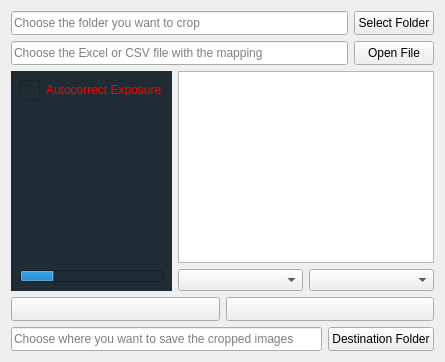
        <widget class="QWidget" name="mappingTab">
         <attribute name="icon">
          <iconset resource="../resources2.qrc">
           <normaloff>:/resources/icons/excel.svg</normaloff>:/resources/icons/excel.svg</iconset>
         </attribute>
         <attribute name="title">
          <string>Mapping Crop</string>
         </attribute>
         <layout class="QVBoxLayout" name="verticalLayout_17" stretch="2,15,1,1">
          <item>
           <layout class="QHBoxLayout" name="horizontalLayout_17">
            <item>
             <layout class="QHBoxLayout" name="horizontalLayout_22"/>
            </item>
            <item>
             <layout class="QGridLayout" name="gridLayout">
              <item row="1" column="0">
               <widget class="QLineEdit" name="tableLineEdit">
                <property name="minimumSize">
                 <size>
                  <width>0</width>
                  <height>24</height>
                 </size>
                </property>
                <property name="maximumSize">
                 <size>
                  <width>16777215</width>
                  <height>24</height>
                 </size>
                </property>
                <property name="inputMethodHints">
                 <set>Qt::ImhUrlCharactersOnly</set>
                </property>
                <property name="placeholderText">
                 <string>Choose the Excel or CSV file with the mapping</string>
                </property>
               </widget>
              </item>
              <item row="0" column="0">
               <widget class="QLineEdit" name="folderLineEdit_2">
                <property name="minimumSize">
                 <size>
                  <width>0</width>
                  <height>24</height>
                 </size>
                </property>
                <property name="maximumSize">
                 <size>
                  <width>16777215</width>
                  <height>24</height>
                 </size>
                </property>
                <property name="inputMethodHints">
                 <set>Qt::ImhUrlCharactersOnly</set>
                </property>
                <property name="placeholderText">
                 <string>Choose the folder you want to crop</string>
                </property>
               </widget>
              </item>
              <item row="0" column="1">
               <widget class="QPushButton" name="folderButton_2">
                <property name="minimumSize">
                 <size>
                  <width>0</width>
                  <height>24</height>
                 </size>
                </property>
                <property name="maximumSize">
                 <size>
                  <width>16777215</width>
                  <height>24</height>
                 </size>
                </property>
                <property name="text">
                 <string>Select Folder</string>
                </property>
                <property name="icon">
                 <iconset resource="../resources2.qrc">
                  <normaloff>:/resources/icons/folder.svg</normaloff>:/resources/icons/folder.svg</iconset>
                </property>
               </widget>
              </item>
              <item row="1" column="1">
               <widget class="QPushButton" name="tableButton">
                <property name="minimumSize">
                 <size>
                  <width>0</width>
                  <height>24</height>
                 </size>
                </property>
                <property name="maximumSize">
                 <size>
                  <width>16777215</width>
                  <height>24</height>
                 </size>
                </property>
                <property name="text">
                 <string>Open File</string>
                </property>
                <property name="icon">
                 <iconset resource="../resources2.qrc">
                  <normaloff>:/resources/icons/excel.svg</normaloff>:/resources/icons/excel.svg</iconset>
                </property>
               </widget>
              </item>
             </layout>
            </item>
           </layout>
          </item>
          <item>
           <layout class="QHBoxLayout" name="horizontalLayout_18" stretch="1,2">
            <item>
             <layout class="QVBoxLayout" name="verticalLayout_18" stretch="1,10,1">
              <property name="spacing">
               <number>0</number>
              </property>
              <item>
               <widget class="QFrame" name="frame_5">
                <property name="styleSheet">
                 <string notr="true">background: #1f2c33</string>
                </property>
                <property name="frameShape">
                 <enum>QFrame::NoFrame</enum>
                </property>
                <property name="frameShadow">
                 <enum>QFrame::Raised</enum>
                </property>
                <layout class="QHBoxLayout" name="horizontalLayout_23">
                 <item alignment="Qt::AlignRight">
                  <widget class="QCheckBox" name="exposureCheckBox_3">
                   <property name="styleSheet">
                    <string notr="true">QCheckBox:unchecked{color: red}
QCheckBox:checked{color: white}
QCheckBox::indicator{
	width: 20px;
	height: 20px;
}
QCheckBox::indicator:checked{
	image: url(:/resources/icons/checkbox_checked.svg);
}
QCheckBox::indicator:unchecked{
	image: url(:/resources/icons/checkbox_unchecked.svg);
}
QCheckBox::indicator:checked:hover{
	image: url(:/resources/icons/checkbox_checked_hover.svg);
}
QCheckBox::indicator:unchecked:hover{
	image: url(:/resources/icons/checkbox_unchecked_hover.svg);
}</string>
                   </property>
                   <property name="text">
                    <string>Autocorrect Exposure</string>
                   </property>
                  </widget>
                 </item>
                </layout>
               </widget>
              </item>
              <item>
               <widget class="QFrame" name="frame_6">
                <property name="styleSheet">
                 <string notr="true">background: #1f2c33</string>
                </property>
                <property name="frameShape">
                 <enum>QFrame::NoFrame</enum>
                </property>
                <property name="frameShadow">
                 <enum>QFrame::Raised</enum>
                </property>
                <layout class="QVBoxLayout" name="verticalLayout">
                 <property name="spacing">
                  <number>0</number>
                 </property>
                 <property name="leftMargin">
                  <number>0</number>
                 </property>
                 <property name="topMargin">
                  <number>0</number>
                 </property>
                 <property name="rightMargin">
                  <number>0</number>
                 </property>
                 <property name="bottomMargin">
                  <number>0</number>
                 </property>
                 <item>
                  <widget class="QWidget" name="mappingWidget" native="true">
                   <property name="styleSheet">
                    <string notr="true"/>
                   </property>
                  </widget>
                 </item>
                </layout>
               </widget>
              </item>
              <item>
               <widget class="QFrame" name="frame_7">
                <property name="styleSheet">
                 <string notr="true">background: #1f2c33</string>
                </property>
                <property name="frameShape">
                 <enum>QFrame::NoFrame</enum>
                </property>
                <property name="frameShadow">
                 <enum>QFrame::Raised</enum>
                </property>
                <layout class="QHBoxLayout" name="horizontalLayout_21">
                 <item>
                  <widget class="QProgressBar" name="progressBar_2">
                   <property name="minimumSize">
                    <size>
                     <width>0</width>
                     <height>12</height>
                    </size>
                   </property>
                   <property name="maximumSize">
                    <size>
                     <width>16777215</width>
                     <height>12</height>
                    </size>
                   </property>
                   <property name="value">
                    <number>24</number>
                   </property>
                   <property name="textVisible">
                    <bool>false</bool>
                   </property>
                  </widget>
                 </item>
                </layout>
               </widget>
              </item>
             </layout>
            </item>
            <item>
             <layout class="QVBoxLayout" name="verticalLayout_19">
              <item>
               <widget class="QTableView" name="tableView"/>
              </item>
              <item>
               <layout class="QHBoxLayout" name="horizontalLayout_24">
                <item>
                 <widget class="QComboBox" name="comboBox">
                  <property name="minimumSize">
                   <size>
                    <width>0</width>
                    <height>22</height>
                   </size>
                  </property>
                  <property name="maximumSize">
                   <size>
                    <width>16777215</width>
                    <height>22</height>
                   </size>
                  </property>
                  <property name="placeholderText">
                   <string>Filename column</string>
                  </property>
                 </widget>
                </item>
                <item>
                 <widget class="QComboBox" name="comboBox_2">
                  <property name="minimumSize">
                   <size>
                    <width>0</width>
                    <height>22</height>
                   </size>
                  </property>
                  <property name="maximumSize">
                   <size>
                    <width>16777215</width>
                    <height>22</height>
                   </size>
                  </property>
                  <property name="placeholderText">
                   <string>Mapping column</string>
                  </property>
                 </widget>
                </item>
               </layout>
              </item>
             </layout>
            </item>
           </layout>
          </item>
          <item>
           <layout class="QHBoxLayout" name="horizontalLayout_19">
            <item>
             <widget class="QPushButton" name="cropButton_3">
              <property name="minimumSize">
               <size>
                <width>0</width>
                <height>24</height>
               </size>
              </property>
              <property name="maximumSize">
               <size>
                <width>16777215</width>
                <height>24</height>
               </size>
              </property>
              <property name="text">
               <string/>
              </property>
              <property name="icon">
               <iconset resource="../resources2.qrc">
                <normaloff>:/resources/icons/crop.svg</normaloff>:/resources/icons/crop.svg</iconset>
              </property>
             </widget>
            </item>
            <item>
             <widget class="QPushButton" name="cancelButton_2">
              <property name="minimumSize">
               <size>
                <width>0</width>
                <height>24</height>
               </size>
              </property>
              <property name="maximumSize">
               <size>
                <width>16777215</width>
                <height>24</height>
               </size>
              </property>
              <property name="text">
               <string/>
              </property>
              <property name="icon">
               <iconset resource="../resources2.qrc">
                <normaloff>:/resources/icons/cancel.svg</normaloff>:/resources/icons/cancel.svg</iconset>
              </property>
             </widget>
            </item>
           </layout>
          </item>
          <item>
           <layout class="QHBoxLayout" name="horizontalLayout_20">
            <item>
             <widget class="QLineEdit" name="destinationLineEdit_3">
              <property name="minimumSize">
               <size>
                <width>0</width>
                <height>24</height>
               </size>
              </property>
              <property name="maximumSize">
               <size>
                <width>16777215</width>
                <height>24</height>
               </size>
              </property>
              <property name="inputMethodHints">
               <set>Qt::ImhUrlCharactersOnly</set>
              </property>
              <property name="placeholderText">
               <string>Choose where you want to save the cropped images</string>
              </property>
             </widget>
            </item>
            <item>
             <widget class="QPushButton" name="destinationButton_3">
              <property name="minimumSize">
               <size>
                <width>0</width>
                <height>24</height>
               </size>
              </property>
              <property name="maximumSize">
               <size>
                <width>16777215</width>
                <height>24</height>
               </size>
              </property>
              <property name="text">
               <string>Destination Folder</string>
              </property>
              <property name="icon">
               <iconset resource="../resources2.qrc">
                <normaloff>:/resources/icons/folder.svg</normaloff>:/resources/icons/folder.svg</iconset>
              </property>
             </widget>
            </item>
           </layout>
          </item>
         </layout>
        </widget>
